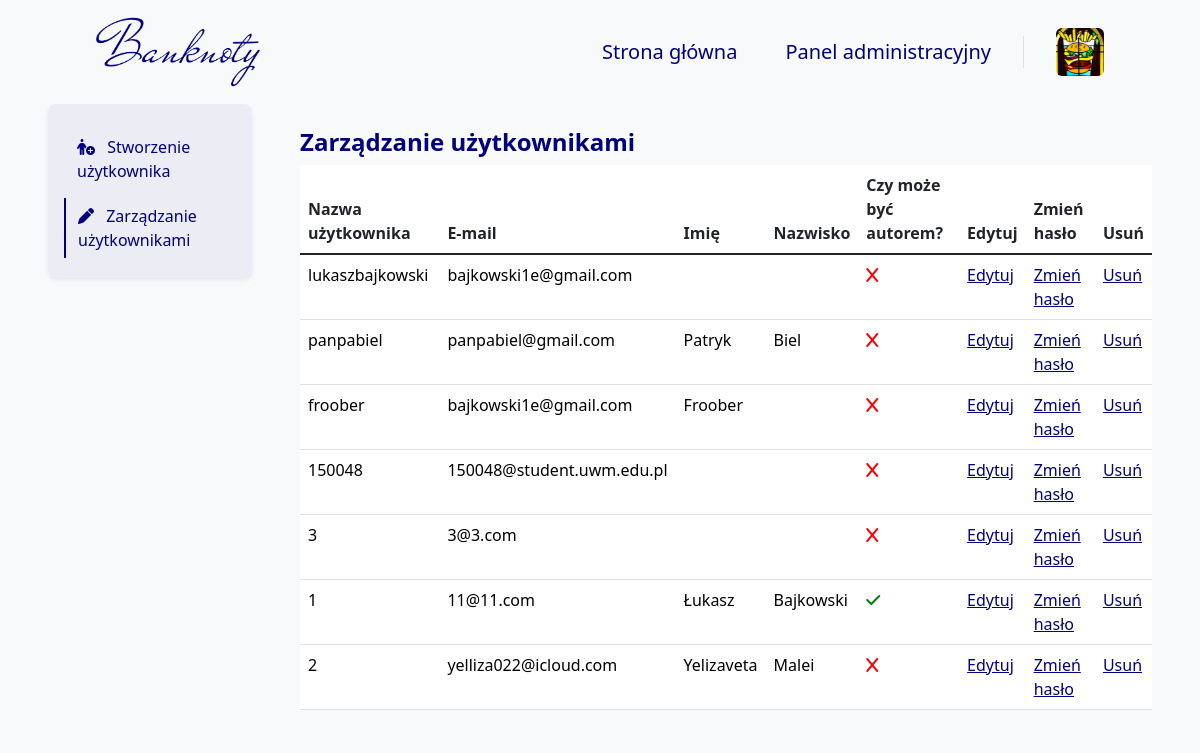
/users/AdminPanel/ (signed in), run on an earlier commit of the app's database.
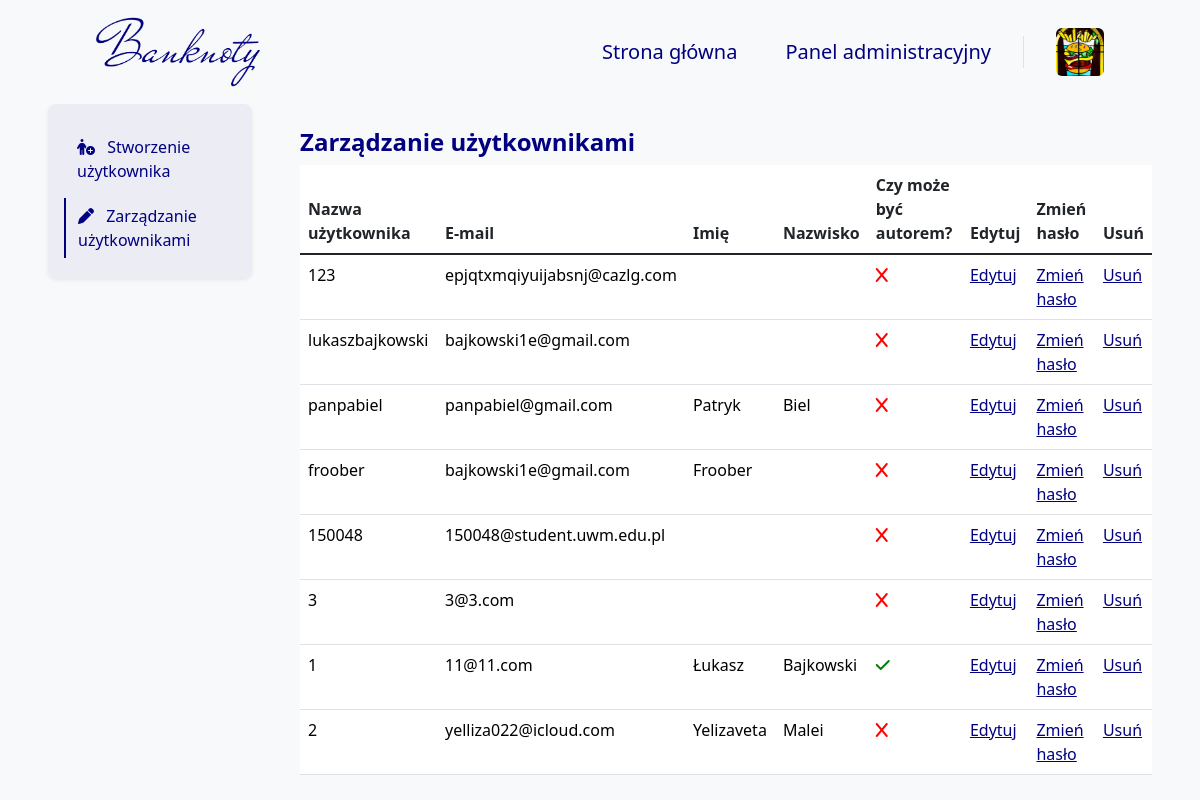
And on a later commit of the database.
### blog/models.py (models this page shows, shortened)
class User(models.Model):
    GENDER_CHOICES = (
        ('M', 'Mężczyzna'),
        ('K', 'Kobieta'),
        ('I', 'Inna'),
    )
    user = models.OneToOneField(
        User,
        on_delete=models.CASCADE,
        verbose_name="Użytkownik")
    bio = models.TextField(
        null=False,
        blank=True,
        validators=[validate_bio],
        verbose_name="Bio",
        help_text="Krótka informacja o użytkowniku, maksymalnie 512 znaków.")
    profile_pic = models.ImageField(
        null=False,
        blank=False,
        default="images/profile/1.png",
        upload_to="images/user/",
        verbose_name="Zdjęcie profilowe")
    phone_number = PhoneNumberField(
        region='PL',
        null=True,
        blank=True,
        unique=True,
        verbose_name="Numer telefonu")
    gender = models.CharField(
        choices=GENDER_CHOICES,
        null=False,
        blank=False,
        default='Mężczyzna',
        verbose_name="Płeć",
        max_length=6)
    newsletter = models.BooleanField(
        default=False,
        verbose_name="Biuletyn")
    miss_news = models.BooleanField(
        default=False,
        verbose_name="Pominięte artykuły")
    meetups_news = models.BooleanField(
        default=True,
        verbose_name="Spotkania i wydarzenia")
    opportunities_news = models.BooleanField(
        default=False,
        verbose_name="Okazje z rynku aukcyjnego")
    company_news = models.BooleanField(
        default=True,
        verbose_name="Wiadomości od Banknoty")
    replay_news = models.BooleanField(
        default=False,
        verbose_name="Shot wydzarzeń na Banknoty")
    development_news = models.BooleanField(
        default=False,
        verbose_name="Informacje o rozwoju i zmianach na Banknoty")
    opened_posts = models.ManyToManyField(
        Blog,
        blank=True,
        related_name='opened_by_users',
        verbose_name="Otwarte posty"
    )
    can_be_author = models.BooleanField(
        default=False,
        verbose_name="Czy może być autorem",
        help_text='Czy wniosek na autora został rozpatrzony pozytywnie.')
    def __init__(self, *args, temp=65, **kwargs):
        self.temp = temp
        return super().__init__(*args, **kwargs)
    def is_profile_pic(self):
        if self.profile_pic == "images/profile/1.png":
            return False
        else:
            return True
    is_profile_pic.boolean = True
    is_profile_pic.short_description = 'Zdjęcie profilowe'
    def is_bio(self):
        if self.bio:
            return True
        else:
            return False
    is_bio.boolean = True
    is_bio.short_description = 'Bio'
    def is_phone_number(self):
        if self.phone_number:
            return True
        else:
            return False
    is_phone_number.boolean = True
    is_phone_number.short_description = 'Phone number'
    def is_newsletter(self):
        if self.newsletter:
            return True
        else:
            return False
    is_newsletter.boolean = True
    is_newsletter.short_description = 'Newsletter'

### blog/views_admin/accounts/user/user_views.py (the view)
# urls.py: path('users/AdminPanel/', users_manage_admin_panel_view, name='users_admin_panel'),
@superuser_required
def users_manage_admin_panel_view(request):
    users = DjangoUser.objects.select_related('user').all()\
        .order_by('-user__id')
    context = get_paginated_context(request, users, 10)
    return render(
        request,
        'AdminTemplates/Accounts/User/UserManageAdmin.html',
        context
    )

### blog/views.py (called while the page is built)
def get_paginated_context(request, queryset, items_per_page=10):
    paginator = Paginator(queryset, items_per_page)
    page_number = request.GET.get('page')
    page_obj = paginator.get_page(page_number)
    context = {
        'page_obj': page_obj,
    }
    return context

### templates/AdminTemplates/Accounts/User/UserManageAdmin.html (shortened to what this page needs)
{% extends 'base.html' %}
{% load static %}
{% block navbar %}
    {% include 'Navbar/NavbarAdmin.html' %}
{% endblock %}
{% block content %}
    <div class="container-fluid">
    <div class="row">
        <div class="col-12 col-lg-3 px-5 px-lg-5 mx-auto bg-body-tertiary">
            {% include 'AdminTemplates/Accounts/User/Elements/Navigation.html' %}
        </div>
        <div class="col-12 col-lg-9 px-5 px-lg-0 pe-lg-5 pt-4 pt-lg-3 mx-auto bg-body-tertiary mt-2">
            <h4 class="mb-0 pb-2 fw-bold text-navy">
                Zarządzanie użytkownikami
            </h4>
            <div class="table-responsive">
                {% include 'AdminTemplates/Accounts/User/Elements/Table/User.html' %}
            </div>
        </div>
    </div>
{% endblock %}

### templates/AdminTemplates/Accounts/User/Elements/Table/User.html
<table class="table table-hover">
    <thead>
    <tr>
        <th scope="col">Nazwa użytkownika</th>
        <th scope="col">E-mail</th>
        <th scope="col">Imię</th>
        <th scope="col">Nazwisko</th>
        <th scope="col">Czy może być autorem?</th>
        <th scope="col">Edytuj</th>
        <th scope="col">Zmień hasło</th>
        <th scope="col">Usuń</th>
    </tr>
    </thead>
    <tbody class="table-group-divider">
    {% for user in page_obj %}
        <tr>
            <td>
                <a class="admin_panel_link" href="{% url 'users_detail_admin_panel' user.pk %}">
                    {{ user.user.username }}
                </a>
            </td>
            <td>
                <a class="admin_panel_link" href="{% url 'users_detail_admin_panel' user.pk %}">
                    {{ user.user.email }}
                </a>
            </td>
            <td>
                <a class="admin_panel_link" href="{% url 'users_detail_admin_panel' user.pk %}">
                    {{ user.user.first_name }}
                </a>
            </td>
            <td>
                <a class="admin_panel_link" href="{% url 'users_detail_admin_panel' user.pk %}">
                    {{ user.user.last_name }}
                </a>
            </td>
            <td>
                <a class="admin_panel_link" href="{% url 'users_detail_admin_panel' user.pk %}">
                    {% if user.can_be_author %}
                        <i class="fa-solid fa-check"></i>
                    {% else %}
                        <i class="fa-solid fa-x"></i>
                    {% endif %}
                </a>
            </td>
            <td>
                <a class="admin_panel_edit_link" href="{% url 'users_edit_admin_panel' user.pk %}">
                    Edytuj
                </a>
            </td>
            <td>
                <a class="admin_panel_edit_link"
                   href="{% url 'users_edit_password_admin_panel' user.pk %}">
                    Zmień hasło
                </a>
            </td>
            <td>
                <a class="admin_panel_edit_link"
                   href="{% url 'users_delete_admin_panel' user.pk %}">
                    Usuń
                </a>
            </td>
        </tr>
    {% endfor %}
    </tbody>
</table>
</div>

What changed in the data, as far as the page shows it:
added User: user.username "123", user.email "epjqtxmqiyuijabsnj@cazlg.com", can_be_author False (drawn)
